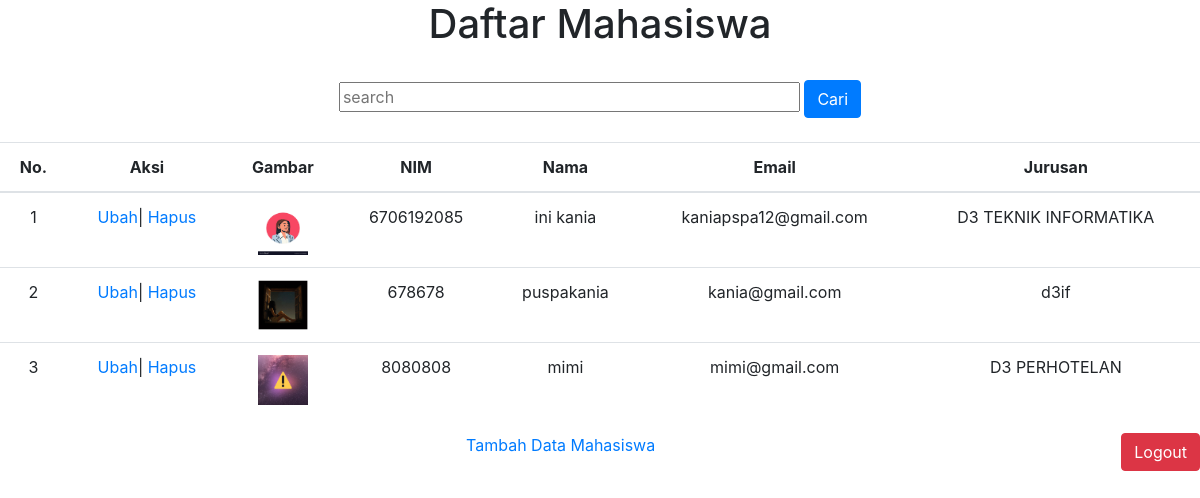
The app's page /index.php (signed in) with its own data.
### tables this page shows
CREATE TABLE `mahasiswa` (
  `id` int(11) NOT NULL,
  `nama` varchar(100) NOT NULL,
  `nim` varchar(10) NOT NULL,
  `email` varchar(100) NOT NULL,
  `jurusan` varchar(100) NOT NULL,
  `gambar` varchar(100) NOT NULL
);

### functions.php (called while the page is built, shortened)
<?php
$conn=mysqli_connect("localhost","root","","phpdasar");
function query($query) {
    global $conn;
    $result = mysqli_query($conn,$query );
    $rows =[];
    while($row = mysqli_fetch_assoc($result)) {
        $rows[] = $row;
    }
    return $rows;
}
?>

### index.php (the view, shortened to what this page needs)
<?php
require 'functions.php';
$mahasiswa = query("SELECT * FROM mahasiswa ");
?>
<!DOCTYPE html>
<html lang="en">
<head>
    <link rel="stylesheet" href="https://cdn.jsdelivr.net/npm/bootstrap@4.6.0/dist/css/bootstrap.min.css">
</head>
<body class="text-center">
    <h1>Daftar Mahasiswa</h1>
        <br>
    <form action="" method="post">
        <input type="text" name="keyword" size="40" autofocus placeholder="search" autocomplete="off">
        <button type="submit" class="btn btn-primary" name="cari">Cari</button>
    </form>
    <br>
    <table class="table">
  <thead>
    <tr>
      <th scope="col">No.</th>
      <th scope="col">Aksi</th>
      <th scope="col">Gambar</th>
      <th scope="col">NIM</th>
      <th scope="col">Nama</th>
      <th scope="col">Email</th>
      <th scope="col">Jurusan</th>
    </tr>
  </thead>
  <tbody>
    <tr>
    <?php $i = 1;?>
        <?php
        foreach( $mahasiswa as $row) :
        ?>
    <tr>
        <td><?= $i; ?></td>
        <td>
            <a href="ubah.php?id=<?= $row["id"]; ?>">Ubah</a>|
            <a href="hapus.php?id=<?= $row["id"]; ?>" onclick="return confirm('Yakin');">Hapus</a>
        </td>
        <td>
            <img src="img/<?= $row["gambar"]; ?>" width="50px" height="50px">
        </td>
        <td><?= $row["nim"]; ?></td>
        <td><?= $row["nama"]; ?></td>
        <td><?= $row["email"]; ?></td>
        <td><?= $row["jurusan"]; ?></td>
    </tr>
    <?php $i++?>
    <?php endforeach; ?>
  </tbody>
</table>
<a href="tambah.php">Tambah Data Mahasiswa</a>
<button type="button" class="btn btn-danger float-right"><a href="logout.php" class="text-white" >Logout</a></button>
</body>
</html>

### records on screen
mahasiswa: gambar (picture), nim "6706192085", nama "ini kania", email "kaniapspa12@gmail.com", jurusan "D3 TEKNIK INFORMATIKA"
mahasiswa: gambar (picture), nim "678678", nama "puspakania", email "kania@gmail.com", jurusan "d3if"
mahasiswa: gambar (picture), nim "8080808", nama "mimi", email "mimi@gmail.com", jurusan "D3 PERHOTELAN"
